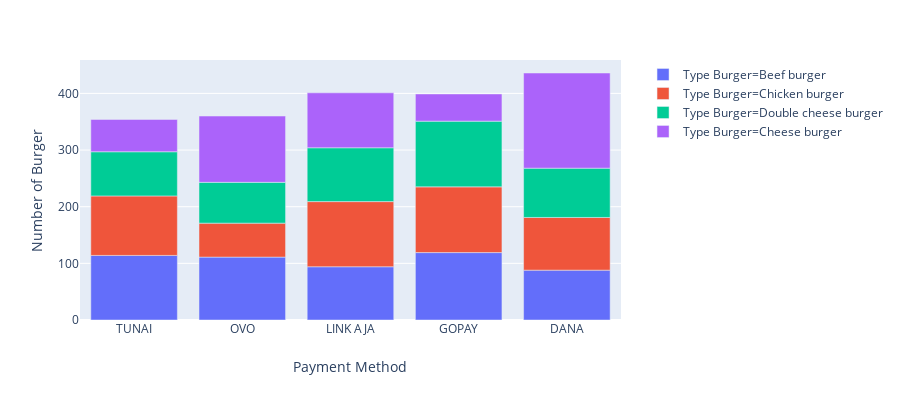

Notebook code cell kept with this figure:
### Code cell
fig = px.bar(payfood, x='Payment', y='Amount Burger',
             hover_data=['Type Burger'], color='Type Burger',
             labels={'Payment':'Payment Method','Amount Burger':'Number of Burger'}, height=400)
fig.show()

### Figure 1 — Plotly figure (JSON) as saved in the notebook; plotly's stock layout.template omitted (floating-point values rounded to 4 significant figures)
{"data": [{"alignmentgroup": "True", "customdata": [["Beef burger"], ["Beef burger"], ["Beef burger"], ["Beef burger"], ["Beef burger"]], "hoverlabel": {"namelength": 0}, "hovertemplate": "Type Burger=%{customdata[0]}<br>Payment Method=%{x}<br>Number of Burger=%{y}", "legendgroup": "Type Burger=Beef burger", "marker": {"color": "#636efa"}, "name": "Type Burger=Beef burger", "offsetgroup": "Type Burger=Beef burger", "orientation": "v", "showlegend": true, "textposition": "auto", "type": "bar", "x": ["TUNAI", "OVO", "LINK AJA", "GOPAY", "DANA"], "xaxis": "x", "y": [114, 111, 94, 119, 88], "yaxis": "y"}, {"alignmentgroup": "True", "customdata": [["Chicken burger"], ["Chicken burger"], ["Chicken burger"], ["Chicken burger"], ["Chicken burger"]], "hoverlabel": {"namelength": 0}, "hovertemplate": "Type Burger=%{customdata[0]}<br>Payment Method=%{x}<br>Number of Burger=%{y}", "legendgroup": "Type Burger=Chicken burger", "marker": {"color": "#EF553B"}, "name": "Type Burger=Chicken burger", "offsetgroup": "Type Burger=Chicken burger", "orientation": "v", "showlegend": true, "textposition": "auto", "type": "bar", "x": ["TUNAI", "OVO", "LINK AJA", "GOPAY", "DANA"], "xaxis": "x", "y": [105, 60, 115, 116, 93], "yaxis": "y"}, {"alignmentgroup": "True", "customdata": [["Double cheese burger"], ["Double cheese burger"], ["Double cheese burger"], ["Double cheese burger"], ["Double cheese burger"]], "hoverlabel": {"namelength": 0}, "hovertemplate": "Type Burger=%{customdata[0]}<br>Payment Method=%{x}<br>Number of Burger=%{y}", "legendgroup": "Type Burger=Double cheese burger", "marker": {"color": "#00cc96"}, "name": "Type Burger=Double cheese burger", "offsetgroup": "Type Burger=Double cheese burger", "orientation": "v", "showlegend": true, "textposition": "auto", "type": "bar", "x": ["TUNAI", "OVO", "LINK AJA", "GOPAY", "DANA"], "xaxis": "x", "y": [78, 72, 95, 116, 87], "yaxis": "y"}, {"alignmentgroup": "True", "customdata": [["Cheese burger"], ["Cheese burger"], ["Cheese burger"], ["Cheese burger"], ["Cheese burger"]], "hoverlabel": {"namelength": 0}, "hovertemplate": "Type Burger=%{customdata[0]}<br>Payment Method=%{x}<br>Number of Burger=%{y}", "legendgroup": "Type Burger=Cheese burger", "marker": {"color": "#ab63fa"}, "name": "Type Burger=Cheese burger", "offsetgroup": "Type Burger=Cheese burger", "orientation": "v", "showlegend": true, "textposition": "auto", "type": "bar", "x": ["TUNAI", "OVO", "LINK AJA", "GOPAY", "DANA"], "xaxis": "x", "y": [57, 117, 97, 48, 168], "yaxis": "y"}], "layout": {"barmode": "relative", "height": 400, "legend": {"tracegroupgap": 0}, "margin": {"t": 60}, "xaxis": {"anchor": "y", "domain": [0, 0.98], "title": {"text": "Payment Method"}}, "yaxis": {"anchor": "x", "domain": [0, 1], "title": {"text": "Number of Burger"}}}}
